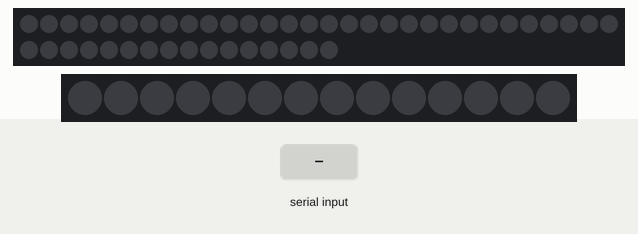
Recording of a program running on a simulated Arduino Mega 2560, built with avr-gcc and run on an emulated ATmega2560. Shown: 46 RGB LEDs in strip order, left to right, continuing on the next row, 14 RGB LEDs in strip order, left to right. Inputs (shaded band) come from the test bench. Dim RGB values are drawn brighter than linear.

Above: at 1.2 s.
1.3 s: "C90\n" received over Serial
At 2.7 s:
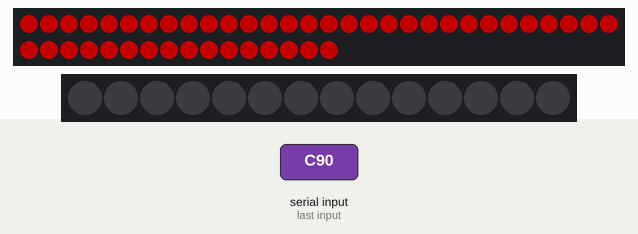
3.8 s: "C,45\n" received over Serial
6.3 s: "C" received over Serial
At 9.6 s:
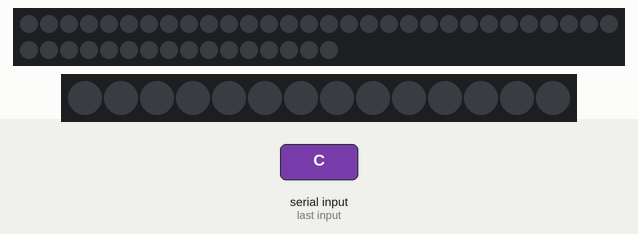
Timing chart, 0 to 11.1 s (numbered marks = the images above; inputs shaded):
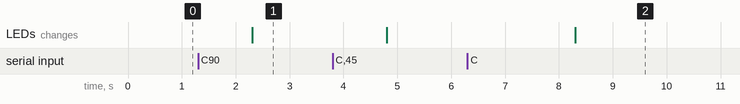

The program:

main.cpp
```cpp
#include <FastLED.h>

#define LED_PIN_MAIN 6
#define LED_PIN_SECONDARY 3
#define NUM_LEDS_MAIN 46
#define NUM_LEDS_SECONDARY 14
#define BRIGHTNESS 255
#define LED_TYPE WS2812B
#define COLOR_ORDER GRB
#define HALF_LEDS (NUM_LEDS_MAIN / 2)

CRGB previousFullColor = CRGB::Black;

CRGB ledsMain[NUM_LEDS_MAIN];
CRGB ledsSecondary[NUM_LEDS_SECONDARY];

bool isTurningOnAll = false;
bool isTurningOffAll = false;

void setup() {
  Serial.begin(115200);
  FastLED.addLeds<LED_TYPE, LED_PIN_MAIN, COLOR_ORDER>(ledsMain, NUM_LEDS_MAIN).setCorrection(TypicalLEDStrip);
  FastLED.addLeds<LED_TYPE, LED_PIN_SECONDARY, COLOR_ORDER>(ledsSecondary, NUM_LEDS_SECONDARY).setCorrection(TypicalLEDStrip);
  FastLED.setBrightness(BRIGHTNESS);
  FastLED.clear();
  FastLED.show();
}

void setAll(CRGB leds[], int numLeds, const CRGB& color) {
  for (int i = 0; i < numLeds; i++) {
    leds[i] = color;
  }
  FastLED.show();
}

void loop() {
  if (Serial.available()) {
    char command = Serial.read();
      if (command == 'C') {
        int red = Serial.parseInt();
        int green = Serial.parseInt();
        setAll(ledsMain, NUM_LEDS_MAIN, CRGB(red, green, 0));
      }
    }
}


CRGB blendColors(const CRGB& color1, const CRGB& color2, float progress) {
  byte r = color1.r + (color2.r - color1.r) * progress;
  byte g = color1.g + (color2.g - color1.g) * progress;
  byte b = color1.b + (color2.b - color1.b) * progress;

  return CRGB(r, g, b);
}
```

Measured:
- after the input at 1.3 s, the LEDs: change after 1.0 s (image 1)
- after the input at 6.3 s, the LEDs: change after 2.0 s (image 2)
